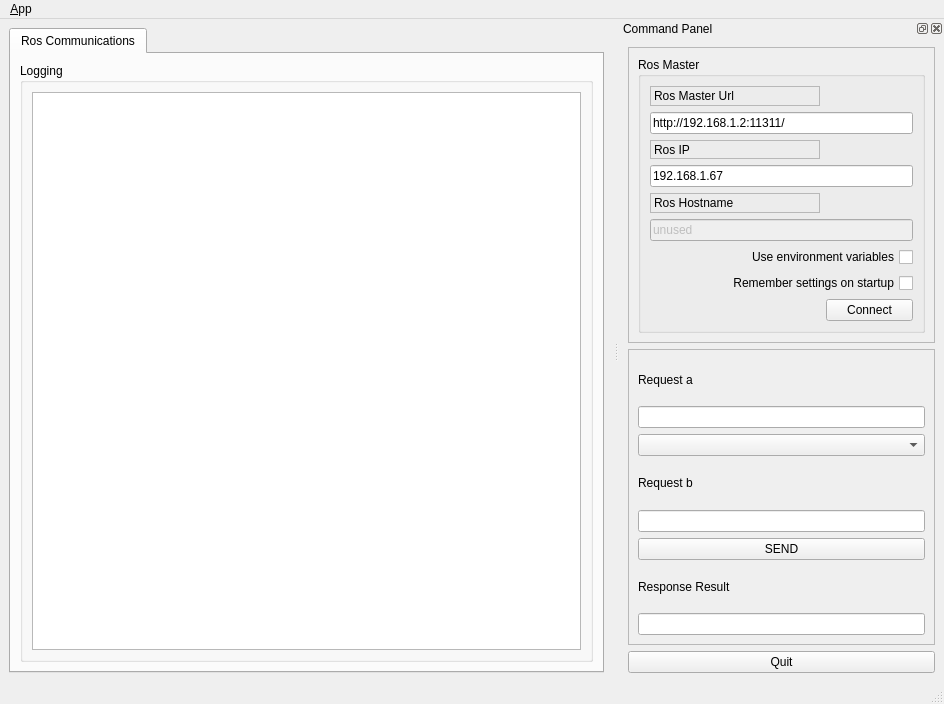
<?xml version="1.0" encoding="UTF-8"?>
<ui version="4.0">
 <class>MainWindowDesign</class>
 <widget class="QMainWindow" name="MainWindowDesign">
  <property name="geometry">
   <rect>
    <x>0</x>
    <y>0</y>
    <width>944</width>
    <height>704</height>
   </rect>
  </property>
  <property name="windowTitle">
   <string>QRosApp</string>
  </property>
  <property name="windowIcon">
   <iconset resource="../resources/images.qrc">
    <normaloff>:/images/icon.png</normaloff>:/images/icon.png</iconset>
  </property>
  <property name="locale">
   <locale language="English" country="Australia"/>
  </property>
  <widget class="QWidget" name="centralwidget">
   <layout class="QHBoxLayout">
    <item>
     <widget class="QTabWidget" name="tab_manager">
      <property name="minimumSize">
       <size>
        <width>100</width>
        <height>0</height>
       </size>
      </property>
      <property name="locale">
       <locale language="English" country="Australia"/>
      </property>
      <property name="currentIndex">
       <number>0</number>
      </property>
      <widget class="QWidget" name="tab_status">
       <attribute name="title">
        <string>Ros Communications</string>
       </attribute>
       <layout class="QVBoxLayout" name="verticalLayout_2">
        <item>
         <widget class="QGroupBox" name="groupBox_12">
          <property name="sizePolicy">
           <sizepolicy hsizetype="MinimumExpanding" vsizetype="Preferred">
            <horstretch>0</horstretch>
            <verstretch>0</verstretch>
           </sizepolicy>
          </property>
          <property name="title">
           <string>Logging</string>
          </property>
          <layout class="QGridLayout" name="gridLayout_3">
           <item row="0" column="0">
            <widget class="QListView" name="view_logging"/>
           </item>
          </layout>
         </widget>
        </item>
       </layout>
      </widget>
     </widget>
    </item>
   </layout>
  </widget>
  <widget class="QMenuBar" name="menubar">
   <property name="geometry">
    <rect>
     <x>0</x>
     <y>0</y>
     <width>944</width>
     <height>22</height>
    </rect>
   </property>
   <widget class="QMenu" name="menu_File">
    <property name="title">
     <string>&amp;App</string>
    </property>
    <addaction name="action_Preferences"/>
    <addaction name="separator"/>
    <addaction name="actionAbout"/>
    <addaction name="actionAbout_Qt"/>
    <addaction name="separator"/>
    <addaction name="action_Quit"/>
   </widget>
   <addaction name="menu_File"/>
  </widget>
  <widget class="QStatusBar" name="statusbar"/>
  <widget class="QDockWidget" name="dock_status">
   <property name="sizePolicy">
    <sizepolicy hsizetype="Minimum" vsizetype="Preferred">
     <horstretch>0</horstretch>
     <verstretch>0</verstretch>
    </sizepolicy>
   </property>
   <property name="minimumSize">
    <size>
     <width>325</width>
     <height>658</height>
    </size>
   </property>
   <property name="allowedAreas">
    <set>Qt::RightDockWidgetArea</set>
   </property>
   <property name="windowTitle">
    <string>Command Panel</string>
   </property>
   <attribute name="dockWidgetArea">
    <number>2</number>
   </attribute>
   <widget class="QWidget" name="dockWidgetContents_2">
    <layout class="QVBoxLayout" name="verticalLayout">
     <item>
      <widget class="QFrame" name="frame">
       <property name="sizePolicy">
        <sizepolicy hsizetype="Minimum" vsizetype="Preferred">
         <horstretch>0</horstretch>
         <verstretch>0</verstretch>
        </sizepolicy>
       </property>
       <property name="frameShape">
        <enum>QFrame::StyledPanel</enum>
       </property>
       <property name="frameShadow">
        <enum>QFrame::Raised</enum>
       </property>
       <layout class="QVBoxLayout" name="verticalLayout_3">
        <item>
         <widget class="QGroupBox" name="groupBox">
          <property name="title">
           <string>Ros Master</string>
          </property>
          <layout class="QGridLayout" name="gridLayout">
           <item row="0" column="0">
            <widget class="QLabel" name="label">
             <property name="frameShape">
              <enum>QFrame::StyledPanel</enum>
             </property>
             <property name="frameShadow">
              <enum>QFrame::Raised</enum>
             </property>
             <property name="text">
              <string>Ros Master Url</string>
             </property>
            </widget>
           </item>
           <item row="1" column="0" colspan="2">
            <widget class="QLineEdit" name="line_edit_master">
             <property name="text">
              <string>http://192.168.1.2:11311/</string>
             </property>
            </widget>
           </item>
           <item row="2" column="0">
            <widget class="QLabel" name="label_2">
             <property name="frameShape">
              <enum>QFrame::StyledPanel</enum>
             </property>
             <property name="frameShadow">
              <enum>QFrame::Raised</enum>
             </property>
             <property name="text">
              <string>Ros IP</string>
             </property>
            </widget>
           </item>
           <item row="3" column="0" colspan="2">
            <widget class="QLineEdit" name="line_edit_host">
             <property name="text">
              <string>192.168.1.67</string>
             </property>
            </widget>
           </item>
           <item row="4" column="0">
            <widget class="QLabel" name="label_3">
             <property name="frameShape">
              <enum>QFrame::StyledPanel</enum>
             </property>
             <property name="frameShadow">
              <enum>QFrame::Raised</enum>
             </property>
             <property name="text">
              <string>Ros Hostname</string>
             </property>
            </widget>
           </item>
           <item row="5" column="0" colspan="2">
            <widget class="QLineEdit" name="line_edit_topic">
             <property name="enabled">
              <bool>false</bool>
             </property>
             <property name="text">
              <string>unused</string>
             </property>
            </widget>
           </item>
           <item row="6" column="0" colspan="2">
            <widget class="QCheckBox" name="checkbox_use_environment">
             <property name="layoutDirection">
              <enum>Qt::RightToLeft</enum>
             </property>
             <property name="text">
              <string>Use environment variables</string>
             </property>
            </widget>
           </item>
           <item row="7" column="0" colspan="2">
            <widget class="QCheckBox" name="checkbox_remember_settings">
             <property name="layoutDirection">
              <enum>Qt::RightToLeft</enum>
             </property>
             <property name="text">
              <string>Remember settings on startup</string>
             </property>
            </widget>
           </item>
           <item row="8" column="0">
            <spacer name="horizontalSpacer">
             <property name="orientation">
              <enum>Qt::Horizontal</enum>
             </property>
             <property name="sizeHint" stdset="0">
              <size>
               <width>170</width>
               <height>21</height>
              </size>
             </property>
            </spacer>
           </item>
           <item row="8" column="1">
            <widget class="QPushButton" name="button_connect">
             <property name="enabled">
              <bool>true</bool>
             </property>
             <property name="sizePolicy">
              <sizepolicy hsizetype="MinimumExpanding" vsizetype="Fixed">
               <horstretch>0</horstretch>
               <verstretch>0</verstretch>
              </sizepolicy>
             </property>
             <property name="toolTip">
              <string>Set the target to the current joint trajectory state.</string>
             </property>
             <property name="statusTip">
              <string>Clear all waypoints and set the target to the current joint trajectory state.</string>
             </property>
             <property name="text">
              <string>Connect</string>
             </property>
            </widget>
           </item>
          </layout>
         </widget>
        </item>
       </layout>
      </widget>
     </item>
     <item>
      <widget class="QFrame" name="frame_2">
       <property name="frameShape">
        <enum>QFrame::StyledPanel</enum>
       </property>
       <property name="frameShadow">
        <enum>QFrame::Raised</enum>
       </property>
       <layout class="QVBoxLayout" name="verticalLayout_4">
        <item>
         <widget class="QLabel" name="label_4">
          <property name="text">
           <string>Request a</string>
          </property>
         </widget>
        </item>
        <item>
         <widget class="QLineEdit" name="request_a_lineEdit"/>
        </item>
        <item>
         <widget class="QComboBox" name="operator_comboBox"/>
        </item>
        <item>
         <widget class="QLabel" name="label_5">
          <property name="text">
           <string>Request b</string>
          </property>
         </widget>
        </item>
        <item>
         <widget class="QLineEdit" name="request_b_lineEdit"/>
        </item>
        <item>
         <widget class="QPushButton" name="send_pushButton">
          <property name="text">
           <string>SEND</string>
          </property>
         </widget>
        </item>
        <item>
         <widget class="QLabel" name="label_6">
          <property name="text">
           <string>Response Result</string>
          </property>
         </widget>
        </item>
        <item>
         <widget class="QLineEdit" name="response_result_lineEdit"/>
        </item>
       </layout>
      </widget>
     </item>
     <item>
      <widget class="QPushButton" name="quit_button">
       <property name="sizePolicy">
        <sizepolicy hsizetype="MinimumExpanding" vsizetype="Fixed">
         <horstretch>0</horstretch>
         <verstretch>0</verstretch>
        </sizepolicy>
       </property>
       <property name="text">
        <string>Quit</string>
       </property>
      </widget>
     </item>
    </layout>
   </widget>
  </widget>
  <action name="action_Quit">
   <property name="text">
    <string>&amp;Quit</string>
   </property>
   <property name="shortcut">
    <string>Ctrl+Q</string>
   </property>
   <property name="shortcutContext">
    <enum>Qt::ApplicationShortcut</enum>
   </property>
  </action>
  <action name="action_Preferences">
   <property name="text">
    <string>&amp;Preferences</string>
   </property>
  </action>
  <action name="actionAbout">
   <property name="text">
    <string>&amp;About</string>
   </property>
  </action>
  <action name="actionAbout_Qt">
   <property name="text">
    <string>About &amp;Qt</string>
   </property>
  </action>
 </widget>
 <resources>
  <include location="../resources/images.qrc"/>
 </resources>
 <connections>
  <connection>
   <sender>action_Quit</sender>
   <signal>triggered()</signal>
   <receiver>MainWindowDesign</receiver>
   <slot>close()</slot>
   <hints>
    <hint type="sourcelabel">
     <x>-1</x>
     <y>-1</y>
    </hint>
    <hint type="destinationlabel">
     <x>399</x>
     <y>299</y>
    </hint>
   </hints>
  </connection>
  <connection>
   <sender>quit_button</sender>
   <signal>clicked()</signal>
   <receiver>MainWindowDesign</receiver>
   <slot>close()</slot>
   <hints>
    <hint type="sourcelabel">
     <x>859</x>
     <y>552</y>
    </hint>
    <hint type="destinationlabel">
     <x>469</x>
     <y>299</y>
    </hint>
   </hints>
  </connection>
 </connections>
</ui>
